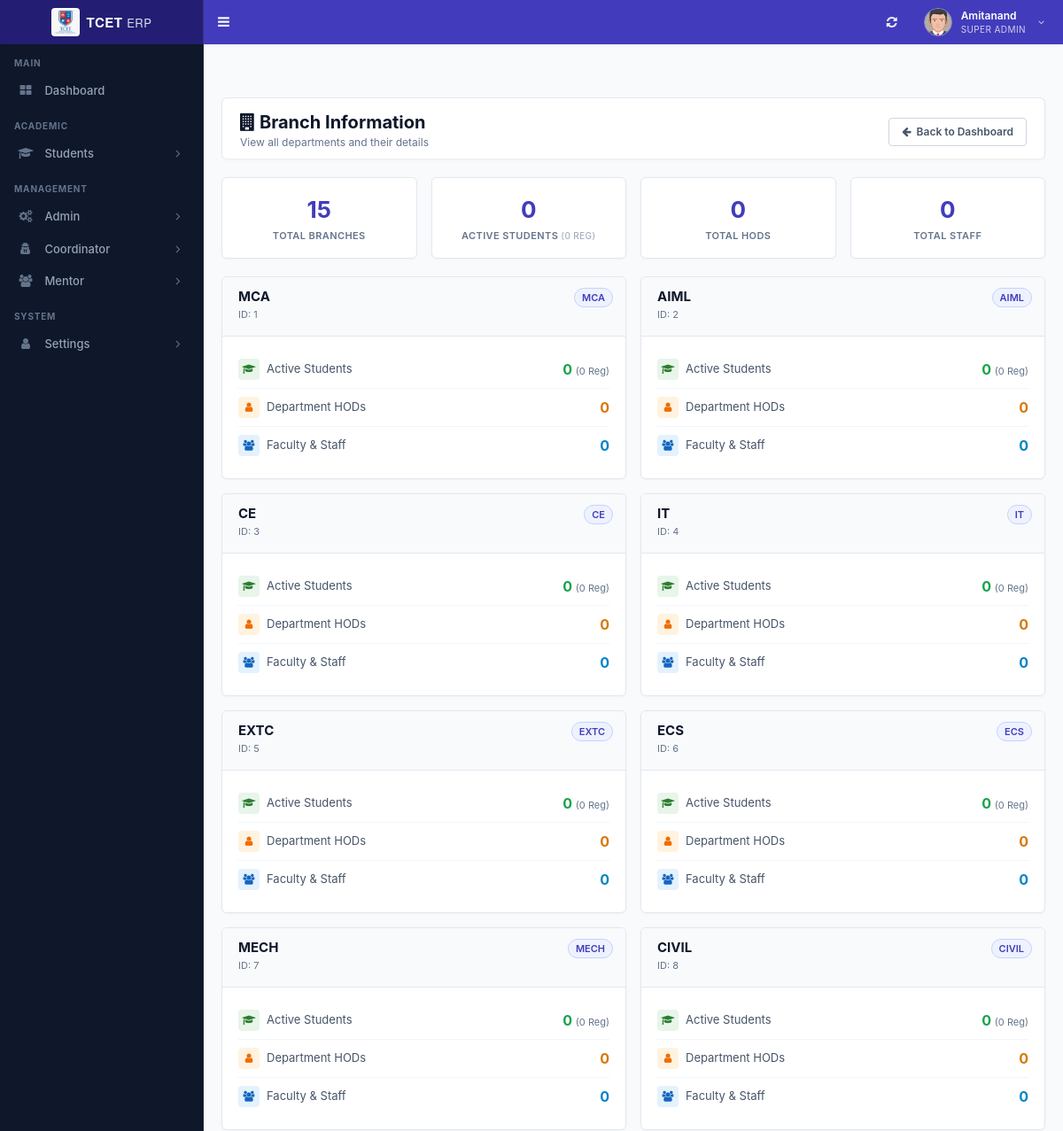
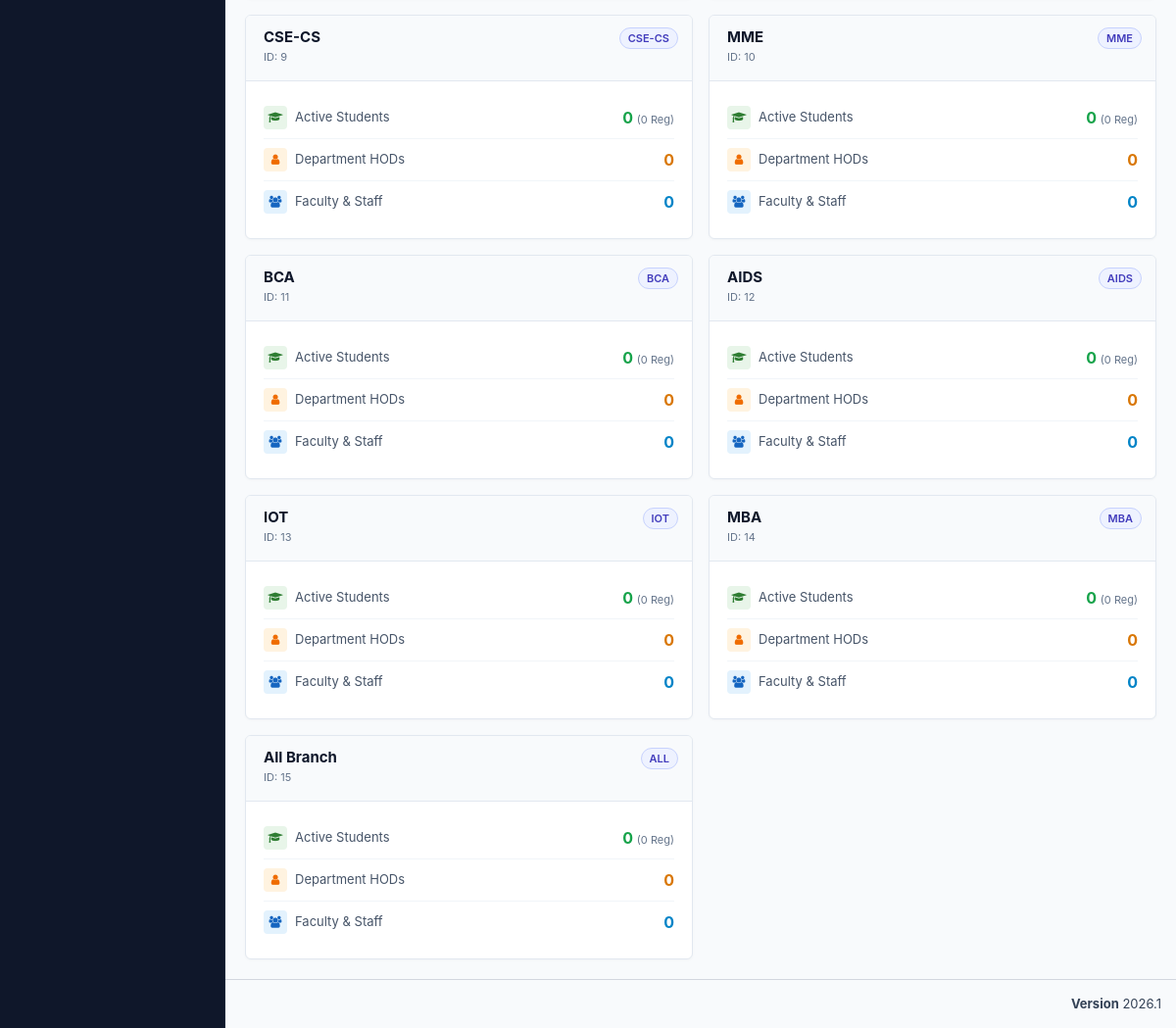
/admin/branch_info.php (signed in), run on the app's committed database (2 pictures, top to bottom).
### tables this page shows
CREATE TABLE `st_role_master` (
  `role_id` int(11) NOT NULL,
  `role_name` varchar(100) NOT NULL,
  PRIMARY KEY (`role_id`)
);

CREATE TABLE `st_login` (
  `login_id` int(11) NOT NULL AUTO_INCREMENT,
  `username` varchar(200) NOT NULL,
  `password` varchar(255) NOT NULL,
  `user_id` int(11) NOT NULL,
  `created_at` timestamp NOT NULL DEFAULT current_timestamp(),
  PRIMARY KEY (`login_id`)
);

CREATE TABLE `st_user_master` (
  `user_id` int(11) NOT NULL AUTO_INCREMENT,
  `user_name` varchar(150) NOT NULL,
  `email_id` varchar(200) NOT NULL,
  `phone_number` varchar(15) DEFAULT NULL,
  `department_id` int(11) NOT NULL,
  `role_id` int(11) NOT NULL,
  `student_id` int(11) NOT NULL,
  `is_first_login` tinyint(1) DEFAULT 1,
  PRIMARY KEY (`user_id`)
);

CREATE TABLE `st_menu_master` (
  `menu_id` int(11) NOT NULL,
  `menu_name` varchar(100) NOT NULL,
  `menu_icon` varchar(100) NOT NULL DEFAULT 'fa fa-folder',
  PRIMARY KEY (`menu_id`)
);

CREATE TABLE `st_department_master` (
  `department_id` int(11) NOT NULL,
  `department_name` varchar(150) NOT NULL,
  `program_name` varchar(150) DEFAULT NULL,
  `date` timestamp NOT NULL DEFAULT current_timestamp() ON UPDATE current_timestamp(),
  PRIMARY KEY (`department_id`)
);

### admin/branch_info.php (the view, shortened to what the rows shown need)
<?php
require "header/header.php";
$db_handle = new DBController();
$whereClause = "";
$branches_query = "SELECT
    d.department_id as id,
    d.department_name as name,
    CASE
        WHEN LOCATE(' ', d.department_name) > 0
        THEN UPPER(SUBSTRING(d.department_name, 1, LOCATE(' ', d.department_name) - 1))
        ELSE UPPER(d.department_name)
    END as code,
    (SELECT COUNT(*) FROM st_student_master WHERE department_id = d.department_id AND status = 1) as total_students,
    (SELECT COUNT(*) FROM st_student_master WHERE department_id = d.department_id) as total_registered_students,
    (SELECT COUNT(*) FROM st_user_master WHERE department_id = d.department_id AND role_id = 3) as total_hods,
    (SELECT COUNT(*) FROM st_user_master WHERE department_id = d.department_id AND role_id IN (3,4)) as total_staff
FROM st_department_master d
$whereClause
ORDER BY d.department_id";
$branches_result = mysqli_query($db_handle->conn, $branches_query);
$branches = [];
if ($branches_result) {
    while ($row = mysqli_fetch_assoc($branches_result)) {
        $branches[] = $row;
    }
} else {
    error_log("Branches query failed: " . mysqli_error($db_handle->conn));
}
?>
<!DOCTYPE html>
<html lang="en">
<head>
    <link rel="stylesheet" href="https://cdnjs.cloudflare.com/ajax/libs/font-awesome/4.5.0/css/font-awesome.min.css">
</head>
<body>
    <div class="content-wrapper">
        <div class="page-header">
            <div>
                <h1><i class="fa fa-building"></i> Branch Information</h1>
            </div>
        </div>
        <?php if (empty($branches)): ?>
            <div class="empty-state">
                <i class="fa fa-building"></i>
                <h3>No Branches Found</h3>
                <p>No branch data available for your account scope.</p>
            </div>
        <?php else: ?>
            <div class="branches-grid">
                <?php foreach ($branches as $branch): ?>
                    <div class="branch-card">
                        <div class="branch-header">
                            <span class="branch-code"><?php echo htmlspecialchars($branch['code']); ?></span>
                            <h3><?php echo htmlspecialchars($branch['name']); ?></h3>
                            <span class="branch-id">ID: <?php echo htmlspecialchars($branch['id']); ?></span>
                        </div>
                        <div class="branch-body">
                            <div class="metric-row">
                                <div class="metric-label">
                                    <i class="fa fa-graduation-cap" style="background: #e8f5e9; color: #2e7d32;"></i>
                                    Active Students
                                </div>
                                <div class="metric-value students">
                                    <?php echo (int)$branch['total_students']; ?>
                                    <span style="font-size: 11px; font-weight: normal; color: #64748b;">(<?php echo (int)$branch['total_registered_students']; ?> Reg)</span>
                                </div>
                            </div>
                            <div class="metric-row">
                                <div class="metric-label">
                                    <i class="fa fa-user" style="background: #fff3e0; color: #ef6c00;"></i>
                                    Department HODs
                                </div>
                                <div class="metric-value hods">
                                    <?php echo (int)$branch['total_hods']; ?>
                                </div>
                            </div>
                            <div class="metric-row">
                                <div class="metric-label">
                                    <i class="fa fa-users" style="background: #e3f2fd; color: #1565c0;"></i>
                                    Faculty & Staff
                                </div>
                                <div class="metric-value staff">
                                    <?php echo (int)$branch['total_staff']; ?>
                                </div>
                            </div>
                        </div>
                    </div>
                <?php endforeach; ?>
            </div>
        <?php endif; ?>
    </div>
    <?php include "header/footer.php"; ?>
</body>
</html>

### admin/header/header.php (shortened to what the rows shown need)
<?php
require_once __DIR__ . "/../../database/db_connect.php";
$db_handle = new DBController();
$sessionLoginId = intval($_SESSION['user_login_id'] ?? $_SESSION['user_session'] ?? 0);
$username = '';
$userid = 0;
$usertype = 0;
$sql = "SELECT l.login_id, l.username, l.user_id, u.role_id, u.user_name, u.department_id, u.student_id, r.role_name
	    FROM st_login l
	    LEFT JOIN st_user_master u ON u.user_id = l.user_id
	    LEFT JOIN st_role_master r ON r.role_id = u.role_id
	    WHERE l.login_id='" . $sessionLoginId . "' LIMIT 1";
$result = mysqli_query($db_handle->conn, $sql);
if ($result && $result->num_rows > 0) {
	$row = $result->fetch_assoc();
	$username = $row['username'];
	$userid = intval($row['user_id']);
	$usertype = intval($row['role_id']);
}
$name = $username;
$profileSql = "SELECT COALESCE(NULLIF(TRIM(u.user_name), ''), l.username) AS user_name
			   FROM st_login l
			   LEFT JOIN st_user_master u ON u.user_id = l.user_id
			   WHERE l.user_id = $userid LIMIT 1";
$profileResult = mysqli_query($db_handle->conn, $profileSql);
if ($profileResult && ($profileRow = mysqli_fetch_assoc($profileResult))) {
	$profileName = trim((string)($profileRow['user_name'] ?? ''));
	if ($profileName !== '') {
		$name = $profileName;
	}
}
$sql = "SELECT role_name FROM st_role_master WHERE role_id = ? LIMIT 1";
$stmt = mysqli_prepare($db_handle->conn, $sql);
if ($stmt) {
	mysqli_stmt_bind_param($stmt, 'i', $usertype);
	mysqli_stmt_execute($stmt);
	$result = mysqli_stmt_get_result($stmt);
	if ($row = mysqli_fetch_assoc($result)) {
		$role_name = $row['role_name'];
	}
}
?>
<!DOCTYPE html>
<html>
<head>
	<link rel="stylesheet" href="bootstrap/css/bootstrap.min.css">
	<link rel="stylesheet" href="https://cdnjs.cloudflare.com/ajax/libs/font-awesome/4.5.0/css/font-awesome.min.css">
	<link rel="stylesheet" href="https://cdnjs.cloudflare.com/ajax/libs/ionicons/2.0.1/css/ionicons.min.css">
	<link rel="stylesheet" href="dist/css/AdminLTE.min.css">
	<link rel="stylesheet" href="dist/css/skins/_all-skins.min.css">
	<link rel="stylesheet" href="plugins/iCheck/flat/blue.css">
	<link rel="stylesheet" href="plugins/morris/morris.css">
	<link rel="stylesheet" href="plugins/jvectormap/jquery-jvectormap-1.2.2.css">
	<link rel="stylesheet" href="plugins/datepicker/datepicker3.css">
	<link rel="stylesheet" href="plugins/daterangepicker/daterangepicker.css">
	<link rel="stylesheet" href="plugins/bootstrap-wysihtml5/bootstrap3-wysihtml5.min.css">
	<link rel="stylesheet" href="css/erp-theme.css">
</head>
<body class="hold-transition skin-blue sidebar-mini main-content-responsive">
	<div class="wrapper">
		<header class="main-header">
			<nav class="navbar navbar-static-top" role="navigation">
				<div class="navbar-custom-menu">
					<ul class="nav navbar-nav">
						<li class="dropdown user user-menu">
							<a href="#" class="dropdown-toggle erp-header-user-btn" data-toggle="dropdown">
								<div class="erp-header-user-meta hidden-xs">
									<span class="erp-header-user-name"><?php echo htmlspecialchars($name !== '' ? $name : $username); ?></span>
									<span class="erp-header-user-role"><?php echo htmlspecialchars($role_name ?? 'User'); ?></span>
								</div>
							</a>
						</li>
					</ul>
				</div>
			</nav>
		</header>
		<aside class="main-sidebar">
			<section class="sidebar">
				<?php include_once "side_menu.php"; ?>
			</section>
		</aside>

### admin/header/side_menu.php (shortened to what the rows shown need)
<?php
if (!function_exists('sidebar_has_column')) {
function sidebar_has_column($conn, $table, $column)
{
	$escapedColumn = mysqli_real_escape_string($conn, $column);
	$result = mysqli_query($conn, "SHOW COLUMNS FROM $table LIKE '$escapedColumn'");
	$exists = ($result && mysqli_num_rows($result) > 0);
	return $exists;
}
}
$menuHasIconColumn = sidebar_has_column($db_handle->conn, 'st_menu_master', 'menu_icon');
$subMenuHasIconColumn = sidebar_has_column($db_handle->conn, 'st_sub_menu_master', 'sub_menu_icon');
$subMenuHasRouteColumn = sidebar_has_column($db_handle->conn, 'st_sub_menu_master', 'sub_menu_route');
$menuTree = array();
$menuIconSelect = $menuHasIconColumn
	? "COALESCE(NULLIF(TRIM(m.menu_icon), ''), 'fa fa-folder') AS menu_icon"
	: "'fa fa-folder' AS menu_icon";
$subMenuRouteSelect = $subMenuHasRouteColumn
	? "COALESCE(NULLIF(TRIM(sm.sub_menu_route), ''), '#') AS sub_menu_route"
	: "'#' AS sub_menu_route";
$subMenuIconSelect = $subMenuHasIconColumn
	? "COALESCE(NULLIF(TRIM(sm.sub_menu_icon), ''), 'fa fa-angle-double-right') AS sub_menu_icon"
	: "'fa fa-angle-double-right' AS sub_menu_icon";
$menuSql = "SELECT m.menu_id, m.menu_name, $menuIconSelect
			FROM st_menu_master m
			WHERE (
				EXISTS (
					SELECT 1
					FROM st_menu_allocation_master mar
					WHERE mar.menu_id = m.menu_id
					  AND mar.role_id = ?
					  AND mar.sub_menu_id IS NULL
				)
				OR EXISTS (
					SELECT 1
					FROM st_menu_allocation_master maa
					WHERE maa.menu_id = m.menu_id
					  AND maa.role_id = ?
					  AND maa.sub_menu_id IS NOT NULL
				)
			)
			ORDER BY m.menu_id";
$menuStmt = mysqli_prepare($db_handle->conn, $menuSql);
if ($menuStmt) {
	mysqli_stmt_bind_param($menuStmt, 'ii', $usertype, $usertype);
	mysqli_stmt_execute($menuStmt);
	$menuResult = mysqli_stmt_get_result($menuStmt);
	while ($menuRow = mysqli_fetch_assoc($menuResult)) {
		$menuId = (int) $menuRow['menu_id'];
		$menuTree[$menuId] = array(
			'menu_name' => $menuRow['menu_name'],
			'menu_icon' => $menuRow['menu_icon'],
			'submenus' => array()
		);
		$subSql = "SELECT sm.sub_menu_id, sm.sub_menu_name, $subMenuRouteSelect, $subMenuIconSelect
				   FROM st_sub_menu_master sm
				   WHERE sm.menu_id = ?
				   AND (
					   EXISTS (
						   SELECT 1
						   FROM st_menu_allocation_master mar
						   WHERE mar.sub_menu_id = sm.sub_menu_id
							 AND mar.role_id = ?
					   )
				   )
				   ORDER BY sm.sort_order ASC, sm.sub_menu_id ASC";
		$subStmt = mysqli_prepare($db_handle->conn, $subSql);
		if ($subStmt) {
			mysqli_stmt_bind_param($subStmt, 'ii', $menuId, $usertype);
			mysqli_stmt_execute($subStmt);
			$subResult = mysqli_stmt_get_result($subStmt);
			while ($subRow = mysqli_fetch_assoc($subResult)) {
				$menuTree[$menuId]['submenus'][] = $subRow;
			}
		}
	}
}
?>
<ul class="sidebar-menu" id="sidebar-dynamic-menu">
<?php
$sidebarHomeRoute = ((int) ($usertype ?? 0) === 5) ? 'student_dashboard.php' : 'index.php';
$sidebarHomeLabel = ((int) ($usertype ?? 0) === 5) ? 'Dashboard' : 'Dashboard';
$sidebarHomeIcon = ((int) ($usertype ?? 0) === 5) ? 'fa fa-dashboard' : 'fa fa-th-large';
$currentScript = basename($_SERVER['PHP_SELF'] ?? '');
?>
<li class="header">MAIN</li>
<li class="<?php echo ($currentScript === 'index.php' || $currentScript === 'student_dashboard.php') ? 'active' : ''; ?>">
	<a href="<?php echo htmlspecialchars($sidebarHomeRoute); ?>">
		<i class="<?php echo htmlspecialchars($sidebarHomeIcon); ?>"></i>
		<span><?php echo htmlspecialchars($sidebarHomeLabel); ?></span>
	</a>
</li>
<?php
$renderedHeaders = array();
foreach ($menuTree as $menuId => $menuData) {
	$menuName = trim((string) $menuData['menu_name']);
	$menuLower = strtolower($menuName);
	$menuIcon = trim((string) $menuData['menu_icon']);
	$sectionGroup = '';
	if (in_array($menuLower, array('students', 'student', 'coordinator', 'academics', 'academic'), true)) {
		$sectionGroup = 'ACADEMIC';
	} elseif (in_array($menuLower, array('admin', 'mentor', 'management'), true)) {
		$sectionGroup = 'MANAGEMENT';
	} elseif (in_array($menuLower, array('settings', 'system'), true)) {
		$sectionGroup = 'SYSTEM';
	}
	if ($sectionGroup !== '' && !isset($renderedHeaders[$sectionGroup])) {
		echo '<li class="header">' . htmlspecialchars($sectionGroup) . '</li>';
		$renderedHeaders[$sectionGroup] = true;
	}
	$isMenuActive = false;
?>
<li class="treeview <?php echo $isMenuActive ? 'active' : ''; ?>" data-menu-id="<?php echo $menuId; ?>" id="sidebar-menu-<?php echo $menuId; ?>">
	<a href="#">
		<i class="<?php echo htmlspecialchars($menuIcon); ?>" aria-hidden="true"></i>
		<span><?php echo htmlspecialchars(ucwords(strtolower($menuName))); ?></span>
		<span class="pull-right-container">
			<i class="fa fa-angle-right pull-right"></i>
		</span>
	</a>
</li>
<?php } ?>
</ul>

### data on the page
st_role_master: role_name "SUPER ADMIN"
st_login: user.role_id "Dashboard"
st_menu_master: menu_name "ACADEMIC", menu_name "Students"
st_menu_master: menu_name "MANAGEMENT", menu_name "Admin"
st_menu_master: menu_name "Coordinator"
st_menu_master: menu_name "Mentor"
st_menu_master: menu_name "SYSTEM", menu_name "Settings"
st_department_master: code "MCA", department_name "MCA", department_id "1", total_students "0", total_registered_students "0", total_hods "0", total_staff "0"
st_department_master: code "AIML", department_name "AIML", department_id "2", total_students "0", total_registered_students "0", total_hods "0", total_staff "0"
st_department_master: code "CE", department_name "CE", department_id "3", total_students "0", total_registered_students "0", total_hods "0", total_staff "0"
st_department_master: code "IT", department_name "IT", department_id "4", total_students "0", total_registered_students "0", total_hods "0", total_staff "0"
st_department_master: code "EXTC", department_name "EXTC", department_id "5", total_students "0", total_registered_students "0", total_hods "0", total_staff "0"
st_department_master: code "ECS", department_name "ECS", department_id "6", total_students "0", total_registered_students "0", total_hods "0", total_staff "0"
st_department_master: code "MECH", department_name "MECH", department_id "7", total_students "0", total_registered_students "0", total_hods "0", total_staff "0"
st_department_master: code "CIVIL", department_name "CIVIL", department_id "8", total_students "0", total_registered_students "0", total_hods "0", total_staff "0"
st_department_master: code "CSE-CS", department_name "CSE-CS", department_id "9", total_students "0", total_registered_students "0", total_hods "0", total_staff "0"
st_department_master: code "MME", department_name "MME", department_id "10", total_students "0", total_registered_students "0", total_hods "0", total_staff "0"
st_department_master: code "BCA", department_name "BCA", department_id "11", total_students "0", total_registered_students "0", total_hods "0", total_staff "0"
st_department_master: code "AIDS", department_name "AIDS", department_id "12", total_students "0", total_registered_students "0", total_hods "0", total_staff "0"
st_department_master: code "IOT", department_name "IOT", department_id "13", total_students "0", total_registered_students "0", total_hods "0", total_staff "0"
st_department_master: code "MBA", department_name "MBA", department_id "14", total_students "0", total_registered_students "0", total_hods "0", total_staff "0"
st_department_master: code "ALL", department_name "All Branch", department_id "15", total_students "0", total_registered_students "0", total_hods "0", total_staff "0"

### other printed values
$name !== '' ? $name : $username "Amitanand"
$total_branches "15"
array_sum(array_column($branches, 'total_students')) "0"
array_sum(array_column($branches, 'total_registered_students')) "0"
array_sum(array_column($branches, 'total_hods')) "0"
array_sum(array_column($branches, 'total_staff')) "0"
